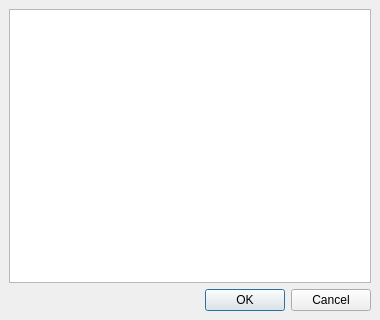
<?xml version="1.0" encoding="UTF-8"?>
<ui version="4.0">
 <class>raterLayerSelection</class>
 <widget class="QDialog" name="raterLayerSelection">
  <property name="geometry">
   <rect>
    <x>0</x>
    <y>0</y>
    <width>380</width>
    <height>320</height>
   </rect>
  </property>
  <property name="windowTitle">
   <string>Multiple selection</string>
  </property>
  <layout class="QHBoxLayout" name="horizontalLayout">
   <property name="spacing">
    <number>6</number>
   </property>
   <property name="leftMargin">
    <number>9</number>
   </property>
   <property name="topMargin">
    <number>9</number>
   </property>
   <property name="rightMargin">
    <number>9</number>
   </property>
   <property name="bottomMargin">
    <number>9</number>
   </property>
   <item>
    <layout class="QVBoxLayout" name="verticalLayout">
     <property name="rightMargin">
      <number>0</number>
     </property>
     <item>
      <widget class="QListWidget" name="listWidget"/>
     </item>
     <item>
      <widget class="QDialogButtonBox" name="buttonBox">
       <property name="orientation">
        <enum>Qt::Horizontal</enum>
       </property>
       <property name="standardButtons">
        <set>QDialogButtonBox::Cancel|QDialogButtonBox::Ok</set>
       </property>
      </widget>
     </item>
    </layout>
   </item>
  </layout>
 </widget>
 <resources/>
 <connections>
  <connection>
   <sender>buttonBox</sender>
   <signal>accepted()</signal>
   <receiver>raterLayerSelection</receiver>
   <slot>accept()</slot>
   <hints>
    <hint type="sourcelabel">
     <x>248</x>
     <y>254</y>
    </hint>
    <hint type="destinationlabel">
     <x>157</x>
     <y>274</y>
    </hint>
   </hints>
  </connection>
  <connection>
   <sender>buttonBox</sender>
   <signal>rejected()</signal>
   <receiver>raterLayerSelection</receiver>
   <slot>reject()</slot>
   <hints>
    <hint type="sourcelabel">
     <x>316</x>
     <y>260</y>
    </hint>
    <hint type="destinationlabel">
     <x>286</x>
     <y>274</y>
    </hint>
   </hints>
  </connection>
 </connections>
</ui>
